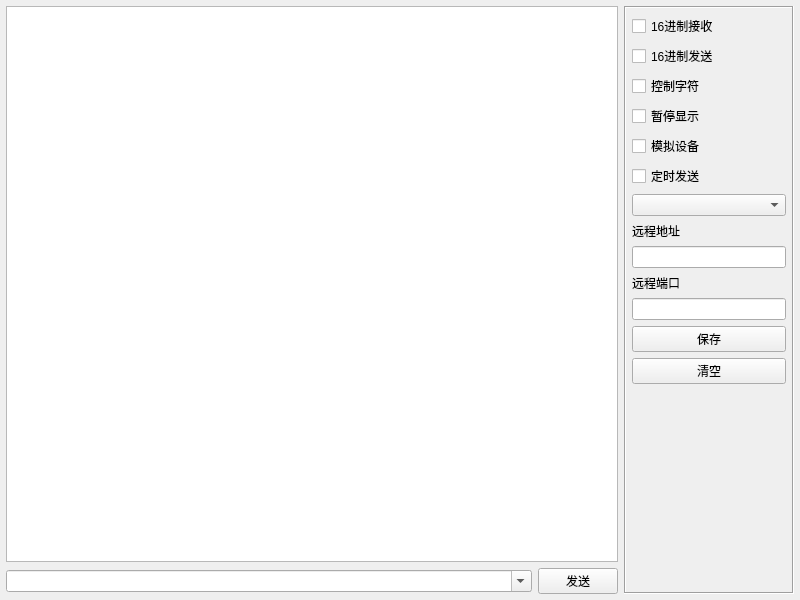
<?xml version="1.0" encoding="UTF-8"?>
<ui version="4.0">
 <class>frmUdpClient</class>
 <widget class="QWidget" name="frmUdpClient">
  <property name="geometry">
   <rect>
    <x>0</x>
    <y>0</y>
    <width>800</width>
    <height>600</height>
   </rect>
  </property>
  <property name="windowTitle">
   <string>Form</string>
  </property>
  <layout class="QGridLayout" name="gridLayout">
   <property name="leftMargin">
    <number>6</number>
   </property>
   <property name="topMargin">
    <number>6</number>
   </property>
   <property name="rightMargin">
    <number>6</number>
   </property>
   <property name="bottomMargin">
    <number>6</number>
   </property>
   <item row="0" column="0">
    <widget class="QTextEdit" name="txtMain">
     <property name="readOnly">
      <bool>true</bool>
     </property>
    </widget>
   </item>
   <item row="0" column="1" rowspan="2">
    <widget class="QFrame" name="frame">
     <property name="minimumSize">
      <size>
       <width>170</width>
       <height>0</height>
      </size>
     </property>
     <property name="maximumSize">
      <size>
       <width>170</width>
       <height>16777215</height>
      </size>
     </property>
     <property name="frameShape">
      <enum>QFrame::Box</enum>
     </property>
     <property name="frameShadow">
      <enum>QFrame::Sunken</enum>
     </property>
     <layout class="QVBoxLayout" name="verticalLayout_2">
      <property name="leftMargin">
       <number>6</number>
      </property>
      <property name="topMargin">
       <number>6</number>
      </property>
      <property name="rightMargin">
       <number>6</number>
      </property>
      <property name="bottomMargin">
       <number>6</number>
      </property>
      <item>
       <widget class="QCheckBox" name="ckHexReceive">
        <property name="text">
         <string>16进制接收</string>
        </property>
       </widget>
      </item>
      <item>
       <widget class="QCheckBox" name="ckHexSend">
        <property name="text">
         <string>16进制发送</string>
        </property>
       </widget>
      </item>
      <item>
       <widget class="QCheckBox" name="ckAscii">
        <property name="text">
         <string>控制字符</string>
        </property>
       </widget>
      </item>
      <item>
       <widget class="QCheckBox" name="ckShow">
        <property name="text">
         <string>暂停显示</string>
        </property>
       </widget>
      </item>
      <item>
       <widget class="QCheckBox" name="ckDebug">
        <property name="text">
         <string>模拟设备</string>
        </property>
       </widget>
      </item>
      <item>
       <widget class="QCheckBox" name="ckAutoSend">
        <property name="text">
         <string>定时发送</string>
        </property>
       </widget>
      </item>
      <item>
       <widget class="QComboBox" name="cboxInterval"/>
      </item>
      <item>
       <widget class="QLabel" name="labServerIP">
        <property name="text">
         <string>远程地址</string>
        </property>
       </widget>
      </item>
      <item>
       <widget class="QLineEdit" name="txtServerIP"/>
      </item>
      <item>
       <widget class="QLabel" name="labServerPort">
        <property name="text">
         <string>远程端口</string>
        </property>
       </widget>
      </item>
      <item>
       <widget class="QLineEdit" name="txtServerPort"/>
      </item>
      <item>
       <widget class="QPushButton" name="btnSave">
        <property name="text">
         <string>保存</string>
        </property>
       </widget>
      </item>
      <item>
       <widget class="QPushButton" name="btnClear">
        <property name="text">
         <string>清空</string>
        </property>
       </widget>
      </item>
      <item>
       <spacer name="verticalSpacer">
        <property name="orientation">
         <enum>Qt::Vertical</enum>
        </property>
        <property name="sizeHint" stdset="0">
         <size>
          <width>20</width>
          <height>40</height>
         </size>
        </property>
       </spacer>
      </item>
     </layout>
    </widget>
   </item>
   <item row="1" column="0">
    <widget class="QWidget" name="widget" native="true">
     <layout class="QHBoxLayout" name="layUdpServer">
      <property name="leftMargin">
       <number>0</number>
      </property>
      <property name="topMargin">
       <number>0</number>
      </property>
      <property name="rightMargin">
       <number>0</number>
      </property>
      <property name="bottomMargin">
       <number>0</number>
      </property>
      <item>
       <widget class="QComboBox" name="cboxData">
        <property name="sizePolicy">
         <sizepolicy hsizetype="Ignored" vsizetype="Fixed">
          <horstretch>0</horstretch>
          <verstretch>0</verstretch>
         </sizepolicy>
        </property>
        <property name="editable">
         <bool>true</bool>
        </property>
       </widget>
      </item>
      <item>
       <widget class="QPushButton" name="btnSend">
        <property name="minimumSize">
         <size>
          <width>80</width>
          <height>0</height>
         </size>
        </property>
        <property name="maximumSize">
         <size>
          <width>80</width>
          <height>16777215</height>
         </size>
        </property>
        <property name="text">
         <string>发送</string>
        </property>
       </widget>
      </item>
     </layout>
    </widget>
   </item>
  </layout>
 </widget>
 <resources/>
 <connections/>
</ui>
